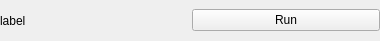
<?xml version="1.0" encoding="UTF-8"?>
<ui version="4.0">
 <class>tActionLauncher</class>
 <widget class="QWidget" name="tActionLauncher">
  <property name="geometry">
   <rect>
    <x>0</x>
    <y>0</y>
    <width>380</width>
    <height>41</height>
   </rect>
  </property>
  <property name="windowTitle">
   <string>Form</string>
  </property>
  <layout class="QHBoxLayout" name="horizontalLayout">
   <property name="spacing">
    <number>3</number>
   </property>
   <property name="leftMargin">
    <number>0</number>
   </property>
   <property name="topMargin">
    <number>0</number>
   </property>
   <property name="rightMargin">
    <number>0</number>
   </property>
   <property name="bottomMargin">
    <number>0</number>
   </property>
   <item>
    <widget class="QLabel" name="label">
     <property name="text">
      <string>label</string>
     </property>
    </widget>
   </item>
   <item>
    <widget class="QPushButton" name="button">
     <property name="text">
      <string>Run</string>
     </property>
    </widget>
   </item>
  </layout>
 </widget>
 <resources/>
 <connections/>
</ui>
